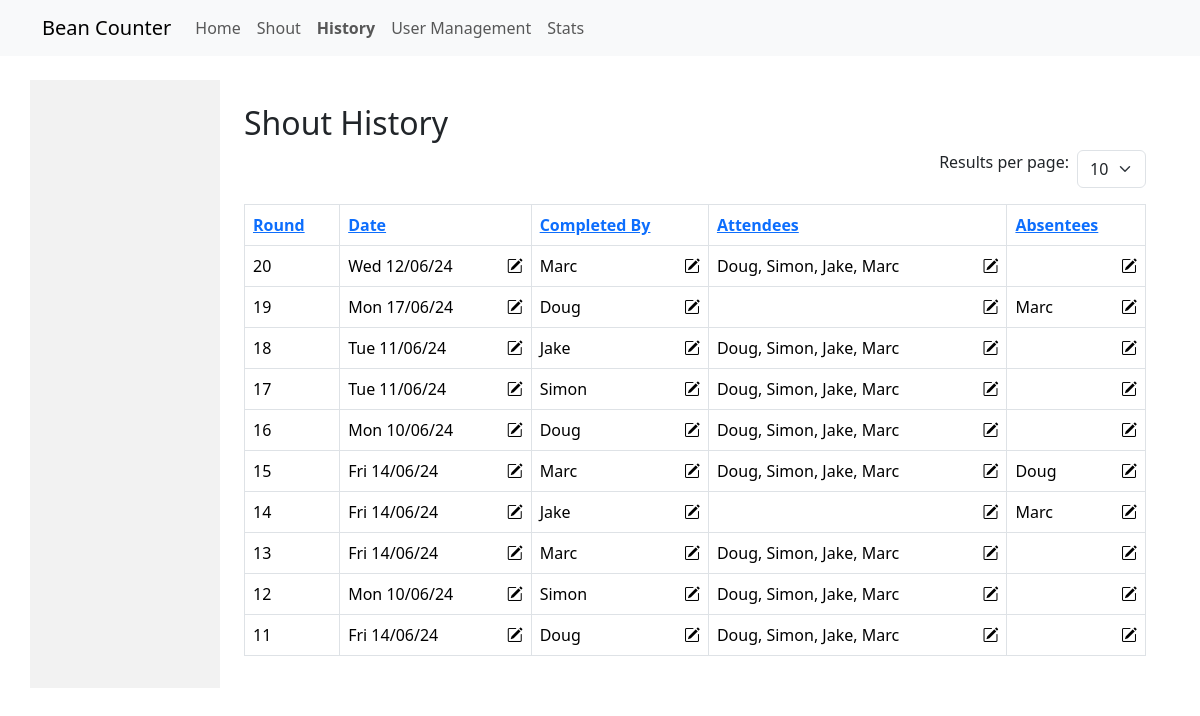
The app's page /history with its own data.
### app/models.py (models this page shows)
class Person(db.Model):
    __tablename__ = 'people'
    id = db.Column(db.Integer, primary_key=True)
    name = db.Column(db.String, unique=True)
    available = db.Column(db.Boolean, default=True)
    catchup_due = db.Column(db.Boolean, default=False)
    active = db.Column(db.Boolean, default=True)
    absences = db.relationship("ShoutAbsence", back_populates="person")
    is_current_shouter = db.Column(db.Boolean, default=False)
    attendance_records = db.relationship("Attendee", back_populates="person")
    shout_sequence = db.Column(db.Integer, unique=True)  # New field for shout sequence

class ShoutCompleted(db.Model):
    __tablename__ = 'shout_completed'
    id = db.Column(db.Integer, primary_key=True)
    person_id = db.Column(db.Integer, db.ForeignKey('people.id'))
    date = db.Column(db.DateTime)
    round_id = db.Column(db.Integer, db.ForeignKey('shout_rounds.id'))
    round = db.relationship("ShoutRound", back_populates="completed_shouts")

### app/routes.py (the view)
@app.route('/history')
def history():
    page = request.args.get('page', 1, type=int)
    per_page = request.args.get('per_page', 10, type=int)
    sort = request.args.get('sort', 'round_id')
    order = request.args.get('order', 'desc')
    query = ShoutRound.query.join(ShoutCompleted).order_by(getattr(ShoutCompleted, sort).desc() if order == 'desc' else getattr(ShoutCompleted, sort).asc())
    total = query.count()
    shout_rounds = query.paginate(page=page, per_page=per_page, error_out=False)
    pagination = {
        'page': page,
        'per_page': per_page,
        'total': total,
        'pages': shout_rounds.pages,
        'has_next': shout_rounds.has_next,
        'has_prev': shout_rounds.has_prev,
        'next_num': shout_rounds.next_num,
        'prev_num': shout_rounds.prev_num
    }
    history_data = get_shout_history(shout_rounds.items)
    people = get_people()
    return render_template('history.html', history_data=history_data, people=people, pagination=pagination, sort=sort, order=order, per_page=per_page)

### app/history.py (called while the page is built)
def get_people():
    return Person.query.all()

### app/routes.py (called while the page is built)
@app.context_processor
def inject_shouter_info():
    current_shouter = determine_current_shouter()
    next_shouter = determine_next_shouter()  # Since determine_current_shouter sets the next shouter after marking the current one
    return dict(current_shouter=current_shouter, next_shouter=next_shouter)

### app/shout.py (called while the page is built, shortened)
def get_or_create_current_round():
    current_round = models.ShoutRound.query.filter_by(completed=False).first()
    if not current_round:
        current_round = models.ShoutRound(completed=False)
        db.session.add(current_round)
        db.session.commit()
    return current_round

def determine_current_shouter():
    active_member_ids = get_active_member_ids()
    current_shouter = Person.query.filter_by(is_current_shouter=True)\
                                   .filter(Person.id.in_(active_member_ids)).first()
    if current_shouter:
        return current_shouter

def get_active_member_ids():
    active_members = Person.query.filter_by(active=True).all()
    return [member.id for member in active_members]

### app/templates/history.html (shortened to what this page needs)
{% extends 'base.html' %}
{% block maincontent %}
<div class="container mt-4">
    <h2>Shout History</h2>
    <div class="d-flex justify-content-end mb-3">
        <label for="resultsPerPage" class="form-label me-2">Results per page:</label>
        <select id="resultsPerPage" class="form-select w-auto" onchange="window.location.href=this.value;">
            <option value="?per_page=10" {% if per_page == 10 %}selected{% endif %}>10</option>
        </select>
    </div>
    <table class="table table-bordered table-hover">
        <thead>
            <tr>
                <th><a href="?sort=round_id&order={{ 'asc' if order == 'desc' else 'desc' }}">Round</a></th>
                <th><a href="?sort=date&order={{ 'asc' if order == 'desc' else 'desc' }}">Date</a></th>
                <th><a href="?sort=completed_by&order={{ 'asc' if order == 'desc' else 'desc' }}">Completed By</a></th>
                <th><a href="?sort=attendees&order={{ 'asc' if order == 'desc' else 'desc' }}">Attendees</a></th>
                <th><a href="?sort=absentees&order={{ 'asc' if order == 'desc' else 'desc' }}">Absentees</a></th>
            </tr>
        </thead>
        <tbody>
            {% for round in history_data %}
            <tr>
                <td>
                    {{ round.round_id }}
                </td>
                <td>
                    {% if round.date %}
                        {{ round.date.strftime('%a %d/%m/%y') }}
                    {% else %}
                        N/A
                    {% endif %}
                    <i class="bi bi-pencil-square float-end" data-bs-toggle="modal" data-bs-target="#editDateModal" data-roundid="{{ round.round_id }}" data-date="{{ round.date }}"></i>
                </td>
                <td>
                    {{ round.completed_by }}
                    <i class="bi bi-pencil-square float-end" data-bs-toggle="modal" data-bs-target="#editShouterModal" data-roundid="{{ round.round_id }}" data-shouterid="{{ round.shouter_id }}"></i>
                </td>
                <td>
                    {{ round.attendees }}
                    <i class="bi bi-pencil-square float-end" data-bs-toggle="modal" data-bs-target="#editAttendeesModal" data-roundid="{{ round.round_id }}" data-attendees="{{ round.attendees }}"></i>
                </td>
                <td>
                    {{ round.absentees }}
                    <i class="bi bi-pencil-square float-end" data-bs-toggle="modal" data-bs-target="#editAbsenteesModal" data-roundid="{{ round.round_id }}" data-absentees="{{ round.absentees }}"></i>
                </td>
            </tr>
            {% endfor %}
        </tbody>
    </table>
</div>
{% endblock %}

### records on screen
Person: round_id "20", date "Wed 12/06/24", completed_by "Marc", attendees "Doug, Simon, Jake, Marc", absentees "Marc" "Marc", completed_by "Marc", round_id "13", date "Fri 14/06/24"
ShoutCompleted: date "Mon 17/06/24"
Person: completed_by "Doug", round_id "16", date "Mon 10/06/24", completed_by "Doug", attendees "Doug, Simon, Jake, Marc", absentees "Doug", round_id "11", date "Fri 14/06/24"
Person: round_id "18", date "Tue 11/06/24", completed_by "Jake", attendees "Doug, Simon, Jake, Marc", completed_by "Jake"
Person: round_id "17", date "Tue 11/06/24", completed_by "Simon", attendees "Doug, Simon, Jake, Marc", round_id "12", date "Mon 10/06/24"
ShoutCompleted: date "Fri 14/06/24"
ShoutCompleted: date "Fri 14/06/24"

### other values on screen
{{ round.round_id }} "19" "15" "14"
{{ round.attendees }} "Doug, Simon, Jake, Marc"
